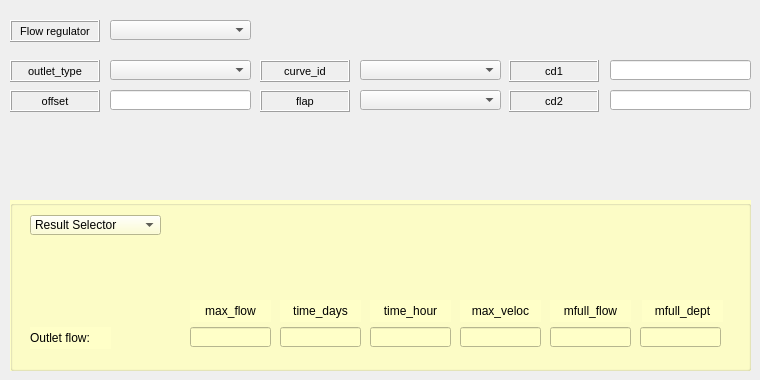
     <widget class="QWidget" name="tab_4">
      <attribute name="title">
       <string>Outlet</string>
      </attribute>
      <widget class="QLineEdit" name="lineEdit_150">
       <property name="geometry">
        <rect>
         <x>610</x>
         <y>60</y>
         <width>141</width>
         <height>20</height>
        </rect>
       </property>
       <property name="text">
        <string/>
       </property>
      </widget>
      <widget class="QLabel" name="label_offset_3">
       <property name="geometry">
        <rect>
         <x>10</x>
         <y>90</y>
         <width>90</width>
         <height>22</height>
        </rect>
       </property>
       <property name="font">
        <font>
         <pointsize>8</pointsize>
        </font>
       </property>
       <property name="frameShape">
        <enum>QFrame::Box</enum>
       </property>
       <property name="frameShadow">
        <enum>QFrame::Raised</enum>
       </property>
       <property name="text">
        <string>offset</string>
       </property>
       <property name="alignment">
        <set>Qt::AlignCenter</set>
       </property>
       <property name="margin">
        <number>3</number>
       </property>
      </widget>
      <widget class="QComboBox" name="comboBox_57">
       <property name="geometry">
        <rect>
         <x>110</x>
         <y>60</y>
         <width>141</width>
         <height>20</height>
        </rect>
       </property>
      </widget>
      <widget class="QLabel" name="label_cd2_2">
       <property name="geometry">
        <rect>
         <x>509</x>
         <y>90</y>
         <width>90</width>
         <height>22</height>
        </rect>
       </property>
       <property name="font">
        <font>
         <pointsize>8</pointsize>
        </font>
       </property>
       <property name="frameShape">
        <enum>QFrame::Box</enum>
       </property>
       <property name="frameShadow">
        <enum>QFrame::Raised</enum>
       </property>
       <property name="text">
        <string>cd2</string>
       </property>
       <property name="alignment">
        <set>Qt::AlignCenter</set>
       </property>
       <property name="margin">
        <number>3</number>
       </property>
      </widget>
      <widget class="QLabel" name="label_outlet_type">
       <property name="enabled">
        <bool>true</bool>
       </property>
       <property name="geometry">
        <rect>
         <x>10</x>
         <y>60</y>
         <width>90</width>
         <height>22</height>
        </rect>
       </property>
       <property name="sizePolicy">
        <sizepolicy hsizetype="Preferred" vsizetype="Preferred">
         <horstretch>0</horstretch>
         <verstretch>0</verstretch>
        </sizepolicy>
       </property>
       <property name="font">
        <font>
         <pointsize>8</pointsize>
        </font>
       </property>
       <property name="statusTip">
        <string/>
       </property>
       <property name="accessibleName">
        <string/>
       </property>
       <property name="layoutDirection">
        <enum>Qt::LeftToRight</enum>
       </property>
       <property name="autoFillBackground">
        <bool>false</bool>
       </property>
       <property name="inputMethodHints">
        <set>Qt::ImhNone</set>
       </property>
       <property name="frameShape">
        <enum>QFrame::Box</enum>
       </property>
       <property name="frameShadow">
        <enum>QFrame::Raised</enum>
       </property>
       <property name="lineWidth">
        <number>1</number>
       </property>
       <property name="midLineWidth">
        <number>0</number>
       </property>
       <property name="text">
        <string>outlet_type</string>
       </property>
       <property name="alignment">
        <set>Qt::AlignCenter</set>
       </property>
       <property name="wordWrap">
        <bool>false</bool>
       </property>
       <property name="margin">
        <number>3</number>
       </property>
      </widget>
      <widget class="QComboBox" name="comboBox_47">
       <property name="geometry">
        <rect>
         <x>360</x>
         <y>90</y>
         <width>141</width>
         <height>20</height>
        </rect>
       </property>
      </widget>
      <widget class="QLabel" name="label_curve_id_4">
       <property name="geometry">
        <rect>
         <x>260</x>
         <y>60</y>
         <width>90</width>
         <height>22</height>
        </rect>
       </property>
       <property name="font">
        <font>
         <pointsize>8</pointsize>
        </font>
       </property>
       <property name="frameShape">
        <enum>QFrame::Box</enum>
       </property>
       <property name="frameShadow">
        <enum>QFrame::Raised</enum>
       </property>
       <property name="text">
        <string>curve_id</string>
       </property>
       <property name="alignment">
        <set>Qt::AlignCenter</set>
       </property>
       <property name="margin">
        <number>3</number>
       </property>
      </widget>
      <widget class="QComboBox" name="comboBox_39">
       <property name="geometry">
        <rect>
         <x>360</x>
         <y>60</y>
         <width>141</width>
         <height>20</height>
        </rect>
       </property>
      </widget>
      <widget class="QLabel" name="label_cd1">
       <property name="enabled">
        <bool>true</bool>
       </property>
       <property name="geometry">
        <rect>
         <x>509</x>
         <y>60</y>
         <width>90</width>
         <height>22</height>
        </rect>
       </property>
       <property name="sizePolicy">
        <sizepolicy hsizetype="Preferred" vsizetype="Preferred">
         <horstretch>0</horstretch>
         <verstretch>0</verstretch>
        </sizepolicy>
       </property>
       <property name="font">
        <font>
         <pointsize>8</pointsize>
        </font>
       </property>
       <property name="statusTip">
        <string/>
       </property>
       <property name="accessibleName">
        <string/>
       </property>
       <property name="layoutDirection">
        <enum>Qt::LeftToRight</enum>
       </property>
       <property name="autoFillBackground">
        <bool>false</bool>
       </property>
       <property name="inputMethodHints">
        <set>Qt::ImhNone</set>
       </property>
       <property name="frameShape">
        <enum>QFrame::Box</enum>
       </property>
       <property name="frameShadow">
        <enum>QFrame::Raised</enum>
       </property>
       <property name="lineWidth">
        <number>1</number>
       </property>
       <property name="midLineWidth">
        <number>0</number>
       </property>
       <property name="text">
        <string>cd1</string>
       </property>
       <property name="alignment">
        <set>Qt::AlignCenter</set>
       </property>
       <property name="wordWrap">
        <bool>false</bool>
       </property>
       <property name="margin">
        <number>3</number>
       </property>
      </widget>
      <widget class="QLineEdit" name="lineEdit_151">
       <property name="geometry">
        <rect>
         <x>110</x>
         <y>90</y>
         <width>141</width>
         <height>20</height>
        </rect>
       </property>
       <property name="text">
        <string/>
       </property>
      </widget>
      <widget class="QLabel" name="label_flap_3">
       <property name="geometry">
        <rect>
         <x>260</x>
         <y>90</y>
         <width>90</width>
         <height>22</height>
        </rect>
       </property>
       <property name="font">
        <font>
         <pointsize>8</pointsize>
        </font>
       </property>
       <property name="frameShape">
        <enum>QFrame::Box</enum>
       </property>
       <property name="frameShadow">
        <enum>QFrame::Raised</enum>
       </property>
       <property name="text">
        <string>flap</string>
       </property>
       <property name="alignment">
        <set>Qt::AlignCenter</set>
       </property>
       <property name="margin">
        <number>3</number>
       </property>
      </widget>
      <widget class="QLineEdit" name="lineEdit_152">
       <property name="geometry">
        <rect>
         <x>610</x>
         <y>90</y>
         <width>141</width>
         <height>20</height>
        </rect>
       </property>
       <property name="text">
        <string/>
       </property>
      </widget>
      <widget class="QLabel" name="label_flow_regulator_4">
       <property name="geometry">
        <rect>
         <x>10</x>
         <y>20</y>
         <width>90</width>
         <height>22</height>
        </rect>
       </property>
       <property name="font">
        <font>
         <pointsize>8</pointsize>
        </font>
       </property>
       <property name="frameShape">
        <enum>QFrame::Box</enum>
       </property>
       <property name="frameShadow">
        <enum>QFrame::Raised</enum>
       </property>
       <property name="text">
        <string>Flow regulator</string>
       </property>
       <property name="alignment">
        <set>Qt::AlignCenter</set>
       </property>
       <property name="margin">
        <number>3</number>
       </property>
      </widget>
      <widget class="QComboBox" name="comboBox_78">
       <property name="geometry">
        <rect>
         <x>110</x>
         <y>20</y>
         <width>141</width>
         <height>20</height>
        </rect>
       </property>
      </widget>
      <widget class="QGroupBox" name="groupBox_18">
       <property name="geometry">
        <rect>
         <x>10</x>
         <y>200</y>
         <width>741</width>
         <height>171</height>
        </rect>
       </property>
       <property name="autoFillBackground">
        <bool>false</bool>
       </property>
       <property name="styleSheet">
        <string notr="true">background-color: rgb(255, 255, 200);</string>
       </property>
       <property name="title">
        <string/>
       </property>
       <widget class="QComboBox" name="comboBox_69">
        <property name="geometry">
         <rect>
          <x>30</x>
          <y>-20</y>
          <width>131</width>
          <height>20</height>
         </rect>
        </property>
        <item>
         <property name="text">
          <string>Result Selector</string>
         </property>
        </item>
       </widget>
       <widget class="QComboBox" name="comboBox_70">
        <property name="geometry">
         <rect>
          <x>20</x>
          <y>15</y>
          <width>131</width>
          <height>20</height>
         </rect>
        </property>
        <item>
         <property name="text">
          <string>Result Selector</string>
         </property>
        </item>
       </widget>
       <widget class="QLabel" name="label_time_days_9">
        <property name="geometry">
         <rect>
          <x>270</x>
          <y>100</y>
          <width>81</width>
          <height>22</height>
         </rect>
        </property>
        <property name="font">
         <font>
          <pointsize>9</pointsize>
         </font>
        </property>
        <property name="frameShape">
         <enum>QFrame::NoFrame</enum>
        </property>
        <property name="frameShadow">
         <enum>QFrame::Plain</enum>
        </property>
        <property name="text">
         <string>time_days</string>
        </property>
        <property name="textFormat">
         <enum>Qt::AutoText</enum>
        </property>
        <property name="scaledContents">
         <bool>false</bool>
        </property>
        <property name="alignment">
         <set>Qt::AlignCenter</set>
        </property>
        <property name="margin">
         <number>3</number>
        </property>
       </widget>
       <widget class="QLabel" name="label_mfull_flow_3">
        <property name="geometry">
         <rect>
          <x>540</x>
          <y>100</y>
          <width>81</width>
          <height>22</height>
         </rect>
        </property>
        <property name="font">
         <font>
          <pointsize>9</pointsize>
         </font>
        </property>
        <property name="frameShape">
         <enum>QFrame::NoFrame</enum>
        </property>
        <property name="frameShadow">
         <enum>QFrame::Plain</enum>
        </property>
        <property name="text">
         <string>mfull_flow</string>
        </property>
        <property name="textFormat">
         <enum>Qt::AutoText</enum>
        </property>
        <property name="scaledContents">
         <bool>false</bool>
        </property>
        <property name="alignment">
         <set>Qt::AlignCenter</set>
        </property>
        <property name="margin">
         <number>3</number>
        </property>
       </widget>
       <widget class="QLabel" name="label_time_hour_9">
        <property name="geometry">
         <rect>
          <x>360</x>
          <y>100</y>
          <width>81</width>
          <height>22</height>
         </rect>
        </property>
        <property name="font">
         <font>
          <pointsize>9</pointsize>
         </font>
        </property>
        <property name="frameShape">
         <enum>QFrame::NoFrame</enum>
        </property>
        <property name="frameShadow">
         <enum>QFrame::Plain</enum>
        </property>
        <property name="text">
         <string>time_hour</string>
        </property>
        <property name="textFormat">
         <enum>Qt::AutoText</enum>
        </property>
        <property name="scaledContents">
         <bool>false</bool>
        </property>
        <property name="alignment">
         <set>Qt::AlignCenter</set>
        </property>
        <property name="margin">
         <number>3</number>
        </property>
       </widget>
       <widget class="QLineEdit" name="lineEdit_287">
        <property name="geometry">
         <rect>
          <x>630</x>
          <y>127</y>
          <width>81</width>
          <height>20</height>
         </rect>
        </property>
        <property name="text">
         <string/>
        </property>
       </widget>
       <widget class="QLineEdit" name="lineEdit_288">
        <property name="geometry">
         <rect>
          <x>360</x>
          <y>127</y>
          <width>81</width>
          <height>20</height>
         </rect>
        </property>
        <property name="text">
         <string/>
        </property>
       </widget>
       <widget class="QLineEdit" name="lineEdit_289">
        <property name="geometry">
         <rect>
          <x>540</x>
          <y>127</y>
          <width>81</width>
          <height>20</height>
         </rect>
        </property>
        <property name="text">
         <string/>
        </property>
       </widget>
       <widget class="QLineEdit" name="lineEdit_290">
        <property name="geometry">
         <rect>
          <x>180</x>
          <y>127</y>
          <width>81</width>
          <height>20</height>
         </rect>
        </property>
        <property name="text">
         <string/>
        </property>
       </widget>
       <widget class="QLineEdit" name="lineEdit_291">
        <property name="geometry">
         <rect>
          <x>270</x>
          <y>127</y>
          <width>81</width>
          <height>20</height>
         </rect>
        </property>
        <property name="text">
         <string/>
        </property>
       </widget>
       <widget class="QLabel" name="label_max_veloc_3">
        <property name="geometry">
         <rect>
          <x>450</x>
          <y>100</y>
          <width>81</width>
          <height>22</height>
         </rect>
        </property>
        <property name="font">
         <font>
          <pointsize>9</pointsize>
         </font>
        </property>
        <property name="frameShape">
         <enum>QFrame::NoFrame</enum>
        </property>
        <property name="frameShadow">
         <enum>QFrame::Plain</enum>
        </property>
        <property name="text">
         <string>max_veloc</string>
        </property>
        <property name="textFormat">
         <enum>Qt::AutoText</enum>
        </property>
        <property name="scaledContents">
         <bool>false</bool>
        </property>
        <property name="alignment">
         <set>Qt::AlignCenter</set>
        </property>
        <property name="margin">
         <number>3</number>
        </property>
       </widget>
       <widget class="QLineEdit" name="lineEdit_292">
        <property name="geometry">
         <rect>
          <x>450</x>
          <y>127</y>
          <width>81</width>
          <height>20</height>
         </rect>
        </property>
        <property name="text">
         <string/>
        </property>
       </widget>
       <widget class="QLabel" name="label_max_flow_5">
        <property name="geometry">
         <rect>
          <x>180</x>
          <y>100</y>
          <width>81</width>
          <height>22</height>
         </rect>
        </property>
        <property name="font">
         <font>
          <pointsize>9</pointsize>
         </font>
        </property>
        <property name="frameShape">
         <enum>QFrame::NoFrame</enum>
        </property>
        <property name="frameShadow">
         <enum>QFrame::Plain</enum>
        </property>
        <property name="text">
         <string>max_flow</string>
        </property>
        <property name="textFormat">
         <enum>Qt::AutoText</enum>
        </property>
        <property name="scaledContents">
         <bool>false</bool>
        </property>
        <property name="alignment">
         <set>Qt::AlignCenter</set>
        </property>
        <property name="margin">
         <number>3</number>
        </property>
       </widget>
       <widget class="QLabel" name="label_mfull_dept_3">
        <property name="geometry">
         <rect>
          <x>632</x>
          <y>100</y>
          <width>81</width>
          <height>22</height>
         </rect>
        </property>
        <property name="font">
         <font>
          <pointsize>9</pointsize>
         </font>
        </property>
        <property name="frameShape">
         <enum>QFrame::NoFrame</enum>
        </property>
        <property name="frameShadow">
         <enum>QFrame::Plain</enum>
        </property>
        <property name="text">
         <string>mfull_dept</string>
        </property>
        <property name="textFormat">
         <enum>Qt::AutoText</enum>
        </property>
        <property name="scaledContents">
         <bool>false</bool>
        </property>
        <property name="alignment">
         <set>Qt::AlignCenter</set>
        </property>
        <property name="margin">
         <number>3</number>
        </property>
       </widget>
       <widget class="QLabel" name="label_outlet_flow">
        <property name="geometry">
         <rect>
          <x>20</x>
          <y>127</y>
          <width>81</width>
          <height>22</height>
         </rect>
        </property>
        <property name="font">
         <font>
          <pointsize>9</pointsize>
         </font>
        </property>
        <property name="frameShape">
         <enum>QFrame::NoFrame</enum>
        </property>
        <property name="frameShadow">
         <enum>QFrame::Plain</enum>
        </property>
        <property name="text">
         <string>Outlet flow:</string>
        </property>
        <property name="textFormat">
         <enum>Qt::AutoText</enum>
        </property>
        <property name="scaledContents">
         <bool>false</bool>
        </property>
        <property name="alignment">
         <set>Qt::AlignLeading|Qt::AlignLeft|Qt::AlignVCenter</set>
        </property>
        <property name="margin">
         <number>3</number>
        </property>
       </widget>
      </widget>
     </widget>
